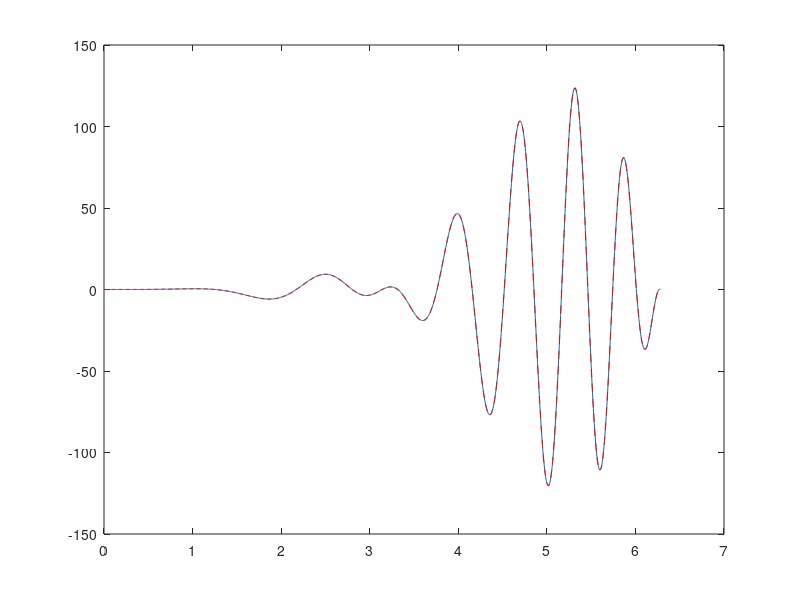

Write the MATLAB code that produced this figure.
clear all, close all, clc

dx = 0.005;
L = 2*pi;
x = dx:dx:L;

f = ones(size(x));
f(1:length(x)/2) = 0*f(1:length(x)/2);

% just playin
f = sin(x).*cos(x.^2).*x.^3;

for m = 1:100
    hold off
    plot(x,f)
    % just from definition of An with n = 0;
    A0 = (2/L) * sum(f.*ones(size(x)))*dx;
    fFS = A0/2;
    for n=1:m
        An = (2/L) * sum(f.*cos(2*pi*n*x/L))*dx;
        Bn = (2/L) * sum(f.*sin(2*pi*n*x/L))*dx;
        fFS = fFS + An * cos(2*pi*n*x/L) + Bn * sin(2*pi*n*x/L);
    end
    hold on
    plot(x,fFS,'--r');
    drawnow
    pause(0.1)
end